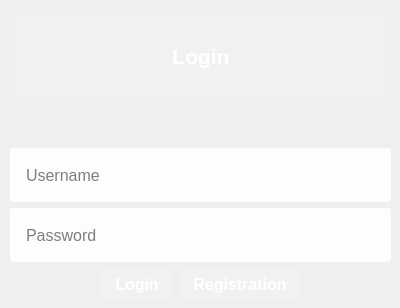
<?xml version="1.0" encoding="UTF-8"?>
<ui version="4.0">
 <class>LoginDialog</class>
 <widget class="QDialog" name="LoginDialog">
  <property name="geometry">
   <rect>
    <x>0</x>
    <y>0</y>
    <width>400</width>
    <height>308</height>
   </rect>
  </property>
  <property name="sizePolicy">
   <sizepolicy hsizetype="Minimum" vsizetype="Minimum">
    <horstretch>0</horstretch>
    <verstretch>0</verstretch>
   </sizepolicy>
  </property>
  <property name="windowTitle">
   <string>Dialog</string>
  </property>
  <property name="styleSheet">
   <string notr="true">
#LoginDialog {
position:absolute;
  top:0;
  right:0;
  bottom:0;
  left:0;



background: qradialgradient(cx:0.3, cy:0.86, radius:1, fx:0.3, fy:0.86, stop:0 rgba(255,255,255,0.03), stop:0.08 rgba(255,255,255,0.03), stop:0.08 transparent, stop:0.92 transparent), 
              qradialgradient(cx:0.55, cy:1, radius:1, fx:0.55, fy:1, stop:0 rgba(255,255,255,0.03), stop:0.08 rgba(255,255,255,0.03), stop:0.08 transparent, stop:0.92 transparent), 
              qradialgradient(cx:0.4, cy:0.75, radius:1, fx:0.4, fy:0.75, stop:0 rgba(255,255,255,0.03), stop:0.06 rgba(255,255,255,0.03), stop:0.06 transparent, stop:0.94 transparent), 
              qradialgradient(cx:0.07, cy:0.99, radius:1, fx:0.07, fy:0.99, stop:0 rgba(255,255,255,0.03), stop:0.06 rgba(255,255,255,0.03), stop:0.06 transparent, stop:0.94 transparent), 
              qradialgradient(cx:0.69, cy:0.76, radius:1, fx:0.69, fy:0.76, stop:0 rgba(255,255,255,0.03), stop:0.06 rgba(255,255,255,0.03), stop:0.06 transparent, stop:0.94 transparent), 
              qradialgradient(cx:0.02, cy:0.35, radius:1, fx:0.02, fy:0.35, stop:0 rgba(255,255,255,0.03), stop:0.06 rgba(255,255,255,0.03), stop:0.06 transparent, stop:0.94 transparent), 
              qradialgradient(cx:0.14, cy:0.48, radius:1, fx:0.14, fy:0.48, stop:0 rgba(255,255,255,0.03), stop:0.06 rgba(255,255,255,0.03), stop:0.06 transparent, stop:0.94 transparent), 
              qradialgradient(cx:0.28, cy:0.87, radius:1, fx:0.28, fy:0.87, stop:0 rgba(255,255,255,0.04), stop:0.04 rgba(255,255,255,0.04), stop:0.04 transparent, stop:0.96 transparent), 
              qradialgradient(cx:0.65, cy:0.14, radius:1, fx:0.65, fy:0.14, stop:0 rgba(255,255,255,0.04), stop:0.04 rgba(255,255,255,0.04), stop:0.04 transparent, stop:0.96 transparent), 
              qradialgradient(cx:0.51, cy:0.36, radius:1, fx:0.51, fy:0.36, stop:0 rgba(255,255,255,0.04), stop:0.04 rgba(255,255,255,0.04), stop:0.04 transparent, stop:0.96 transparent), 
              qradialgradient(cx:0.06, cy:0.93, radius:1, fx:0.06, fy:0.93, stop:0 rgba(255,255,255,0.04), stop:0.04 rgba(255,255,255,0.04), stop:0.04 transparent, stop:0.96 transparent), 
              qlineargradient(x1:0, y1:0, x2:1, y2:1, stop:0 rgb(23, 233, 173), stop:1 rgb(29, 24, 208));
}</string>
  </property>
  <widget class="QWidget" name="background" native="true">
   <property name="geometry">
    <rect>
     <x>10</x>
     <y>10</y>
     <width>381</width>
     <height>291</height>
    </rect>
   </property>
   <property name="styleSheet">
    <string notr="true">#background
{
background: qradialgradient(cx:0.3, cy:0.86, radius:1, fx:0.3, fy:0.86, stop:0 rgba(255,255,255,0.03), stop:0.08 rgba(255,255,255,0.03), stop:0.08 transparent, stop:0.92 transparent), 
              qradialgradient(cx:0.55, cy:1, radius:1, fx:0.55, fy:1, stop:0 rgba(255,255,255,0.03), stop:0.08 rgba(255,255,255,0.03), stop:0.08 transparent, stop:0.92 transparent), 
              qradialgradient(cx:0.4, cy:0.75, radius:1, fx:0.4, fy:0.75, stop:0 rgba(255,255,255,0.03), stop:0.06 rgba(255,255,255,0.03), stop:0.06 transparent, stop:0.94 transparent), 
              qradialgradient(cx:0.07, cy:0.99, radius:1, fx:0.07, fy:0.99, stop:0 rgba(255,255,255,0.03), stop:0.06 rgba(255,255,255,0.03), stop:0.06 transparent, stop:0.94 transparent), 
              qradialgradient(cx:0.69, cy:0.76, radius:1, fx:0.69, fy:0.76, stop:0 rgba(255,255,255,0.03), stop:0.06 rgba(255,255,255,0.03), stop:0.06 transparent, stop:0.94 transparent), 
              qradialgradient(cx:0.02, cy:0.35, radius:1, fx:0.02, fy:0.35, stop:0 rgba(255,255,255,0.03), stop:0.06 rgba(255,255,255,0.03), stop:0.06 transparent, stop:0.94 transparent), 
              qradialgradient(cx:0.14, cy:0.48, radius:1, fx:0.14, fy:0.48, stop:0 rgba(255,255,255,0.03), stop:0.06 rgba(255,255,255,0.03), stop:0.06 transparent, stop:0.94 transparent), 
              qradialgradient(cx:0.28, cy:0.87, radius:1, fx:0.28, fy:0.87, stop:0 rgba(255,255,255,0.04), stop:0.04 rgba(255,255,255,0.04), stop:0.04 transparent, stop:0.96 transparent), 
              qradialgradient(cx:0.65, cy:0.14, radius:1, fx:0.65, fy:0.14, stop:0 rgba(255,255,255,0.04), stop:0.04 rgba(255,255,255,0.04), stop:0.04 transparent, stop:0.96 transparent), 
              qradialgradient(cx:0.51, cy:0.36, radius:1, fx:0.51, fy:0.36, stop:0 rgba(255,255,255,0.04), stop:0.04 rgba(255,255,255,0.04), stop:0.04 transparent, stop:0.96 transparent), 
              qradialgradient(cx:0.06, cy:0.93, radius:1, fx:0.06, fy:0.93, stop:0 rgba(255,255,255,0.04), stop:0.04 rgba(255,255,255,0.04), stop:0.04 transparent, stop:0.96 transparent), 
              qlineargradient(x1:0, y1:0, x2:1, y2:1, stop:0 rgb(23, 233, 173), stop:1 rgb(29, 24, 208));
}</string>
   </property>
   <layout class="QVBoxLayout" name="verticalLayout">
    <item>
     <widget class="QLabel" name="label">
      <property name="font">
       <font>
        <pointsize>16</pointsize>
        <weight>75</weight>
        <bold>true</bold>
       </font>
      </property>
      <property name="styleSheet">
       <string notr="true">margin-top: 0px;
  border-top-left-radius: 3px;
  border-top-right-radius: 3px;
    color:#fff;
    padding:15px;
    text-align:center;
background: rgba(255,255,255,0.15);
    border-top: 1px solid rgba(255,255,255,0.2);
    border-left: 1px solid rgba(255,255,255,0.2);
height: 30%;</string>
      </property>
      <property name="text">
       <string>Login</string>
      </property>
      <property name="alignment">
       <set>Qt::AlignCenter</set>
      </property>
     </widget>
    </item>
    <item>
     <spacer name="verticalSpacer">
      <property name="orientation">
       <enum>Qt::Vertical</enum>
      </property>
      <property name="sizeType">
       <enum>QSizePolicy::Fixed</enum>
      </property>
      <property name="sizeHint" stdset="0">
       <size>
        <width>20</width>
        <height>40</height>
       </size>
      </property>
     </spacer>
    </item>
    <item>
     <layout class="QVBoxLayout" name="verticalLayout_2">
      <item>
       <widget class="QLineEdit" name="username">
        <property name="font">
         <font>
          <pointsize>12</pointsize>
         </font>
        </property>
        <property name="styleSheet">
         <string notr="true">#username
{
background: rgba(255, 255, 255, 0.9);
height: 50%;
padding: 2px 14px;
border-radius: 3px;

        border-color: #81c63f;
}
#username:focus
{
background: rgba(255,255,255,1);
}</string>
        </property>
        <property name="inputMask">
         <string/>
        </property>
        <property name="text">
         <string/>
        </property>
        <property name="placeholderText">
         <string>Username</string>
        </property>
       </widget>
      </item>
     </layout>
    </item>
    <item>
     <layout class="QVBoxLayout" name="verticalLayout_3">
      <item>
       <widget class="QLineEdit" name="password">
        <property name="font">
         <font>
          <pointsize>12</pointsize>
         </font>
        </property>
        <property name="styleSheet">
         <string notr="true">#password
{
background: rgba(255, 255, 255, 0.9);
height: 50%;
padding: 2px 14px;
border-radius: 3px;

        border-color: #81c63f;
}
#password:focus
{
background: rgba(255,255,255,1);
}</string>
        </property>
        <property name="echoMode">
         <enum>QLineEdit::Password</enum>
        </property>
        <property name="placeholderText">
         <string>Password</string>
        </property>
       </widget>
      </item>
     </layout>
    </item>
    <item>
     <layout class="QHBoxLayout" name="horizontalLayout_3">
      <item>
       <spacer name="horizontalSpacer">
        <property name="orientation">
         <enum>Qt::Horizontal</enum>
        </property>
        <property name="sizeHint" stdset="0">
         <size>
          <width>40</width>
          <height>20</height>
         </size>
        </property>
       </spacer>
      </item>
      <item>
       <widget class="QPushButton" name="loginbutton">
        <property name="font">
         <font>
          <pointsize>12</pointsize>
          <weight>75</weight>
          <bold>true</bold>
         </font>
        </property>
        <property name="styleSheet">
         <string notr="true">background-color: rgba(255, 255, 255, 0.1);
border: none;
border-radius: 5px;
padding: 7px 14px;
color: white;</string>
        </property>
        <property name="text">
         <string>Login</string>
        </property>
       </widget>
      </item>
      <item>
       <widget class="QPushButton" name="registerbutton">
        <property name="font">
         <font>
          <pointsize>12</pointsize>
          <weight>75</weight>
          <bold>true</bold>
         </font>
        </property>
        <property name="styleSheet">
         <string notr="true">background-color: rgba(255, 255, 255, 0.1);
border: none;
border-radius: 5px;
padding: 7px 14px;
color: white;</string>
        </property>
        <property name="text">
         <string>Registration</string>
        </property>
       </widget>
      </item>
      <item>
       <spacer name="horizontalSpacer_2">
        <property name="orientation">
         <enum>Qt::Horizontal</enum>
        </property>
        <property name="sizeHint" stdset="0">
         <size>
          <width>40</width>
          <height>20</height>
         </size>
        </property>
       </spacer>
      </item>
     </layout>
    </item>
   </layout>
  </widget>
 </widget>
 <resources/>
 <connections/>
</ui>
